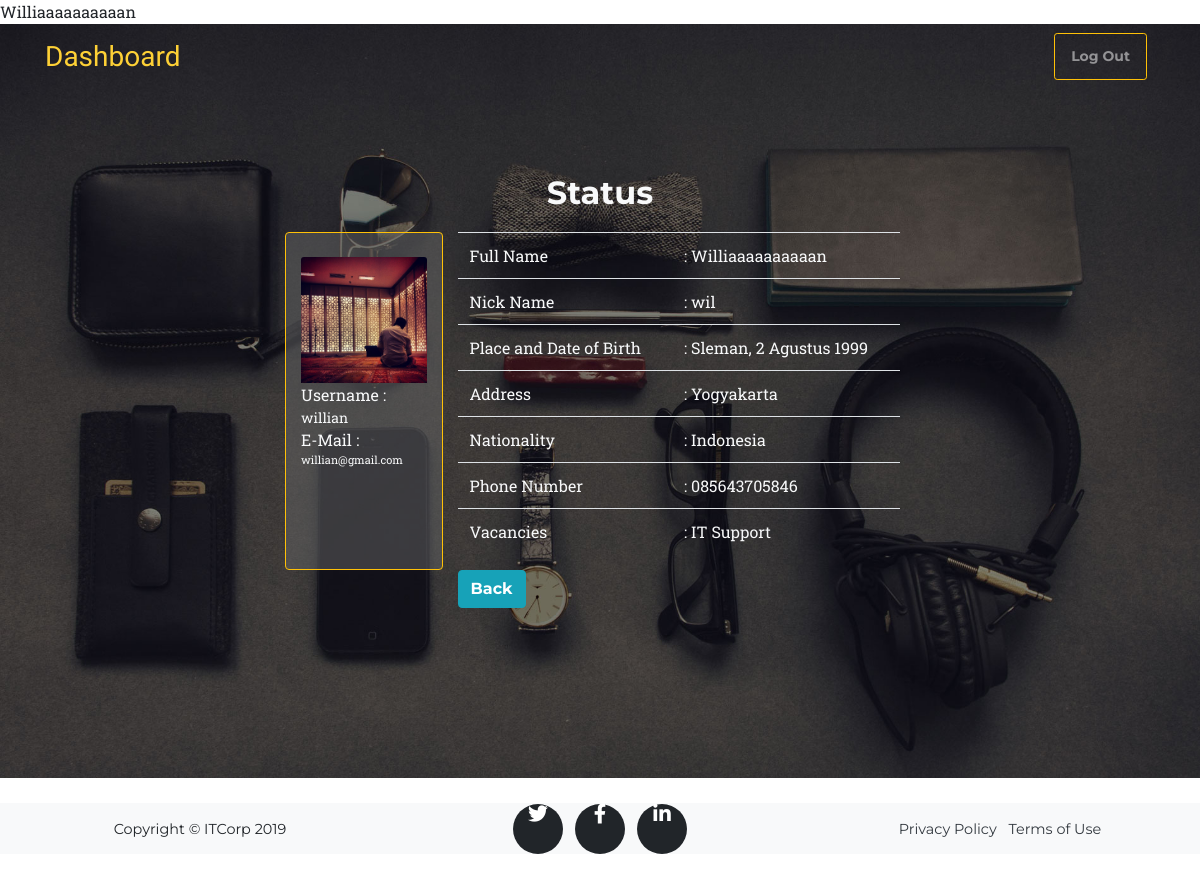
Page /detail_admin.php?id=3 (signed in) on the committed database.
### tables this page shows
CREATE TABLE `form` (
  `form_id` int(5) NOT NULL,
  `nama_lengkap` varchar(40) DEFAULT NULL,
  `nama_panggilan` varchar(40) DEFAULT NULL,
  `ttl` varchar(50) DEFAULT NULL,
  `alamat` text DEFAULT NULL,
  `kewarganegaraan` text DEFAULT NULL,
  `no_hp` varchar(12) DEFAULT NULL,
  `lowongan` varchar(25) DEFAULT NULL,
  `ktp` varchar(45) DEFAULT NULL,
  `pas_foto` varchar(49) DEFAULT NULL,
  `transkrip` varchar(51) DEFAULT NULL,
  `ijazah` varchar(48) DEFAULT NULL,
  `acc_form` tinyint(1) DEFAULT NULL,
  `acc_wawancara` tinyint(1) DEFAULT NULL,
  `user_id` int(5) DEFAULT NULL
);

CREATE TABLE `user` (
  `user_id` int(5) NOT NULL,
  `email` varchar(30) DEFAULT NULL,
  `password` varchar(20) DEFAULT NULL,
  `username` varchar(30) DEFAULT NULL,
  `role_id` char(1) DEFAULT NULL
);

### detail_admin.php (the view, shortened to what this page needs)
<?php
include 'koneksi.php';
$id = $_GET['id'];
$query = mysqli_query($koneksi,"SELECT * FROM form JOIN user ON form.user_id = user.user_id WHERE form.user_id = '$id'") or die (mysqli_error($koneksi));
$row = mysqli_fetch_object($query);
?>
<!DOCTYPE html>
<html lang="en">
<head>
  <link href="vendor/bootstrap/css/bootstrap.min.css" rel="stylesheet">
  <link href="vendor/fontawesome-free/css/all.min.css" rel="stylesheet" type="text/css">
  <link href="css/agency.min.css" rel="stylesheet">
</head>
<body id="page-top">
	<div  style="background-size:cover; background-image: url('img/header-bg.jpg');">
  <nav class="navbar navbar-expand-lg navbar-dark fixed-top" id="mainNav">
    <div class="container">
      <a class="navbar-brand js-scroll-trigger" href="dash_admin.php">Dashboard</a>
      <div class="collapse navbar-collapse" id="navbarResponsive">
        <ul class="navbar-nav text-uppercase ml-auto">
          <li class="nav-link">
          	<button class="btn btn-outline-warning btn-sm"><a class="nav-link js-scroll-trigger" href="logout.php"> Log Out</a></button>
          </li>
        </ul>
      </div>
    </div>
  </nav>
  <div class="container col-7">
  <section>
	<h2 align="center" class="text-light"> Status </h2>
	<div class="row" style="margin: 20px">
		<div class="col-3 card border border-warning rounded"style=" background-color:rgba(100,100,100,0.5);border-radius: 50px;">
			<br>
			<img align="left" src="<?= $row->pas_foto ?>" width="180px" class="card-img-top">
					<div class="text-left text-light">Username :</div>
					<div style="font-size: 14px" class="text-left text-light"><?= $row->username ?></div>
					<div class="text-left text-light">E-Mail : </div>
					<div style="font-size: 11px" class="text-left text-light"> <?= $row->email ?></div>
		</div>
		<div class="col-9 text-left">
			<table class="table text-light" >
				<tr>
					<td>Full Name</td>
					<td>: <?= $row->nama_lengkap ?></td>
				</tr>
				<tr>
					<td>Nick Name</td>
					<td>: <?= $row->nama_panggilan ?></td>
				</tr>
				<tr>
					<td>Place and Date of Birth</td>
					<td>: <?= $row->ttl ?></td>
				</tr>
				<tr>
					<td>Address</td>
					<td>: <?= $row->alamat ?></td>
				</tr>
				<tr>
					<td>Nationality</td>
					<td>: <?= $row->kewarganegaraan ?></td>
				</tr>
				<tr>
					<td>Phone Number</td>
					<td>: <?= $row->no_hp ?></td>
				</tr>
	<?php
		if ($row->acc_wawancara == "1") {
	?>
			<tr>
				<td>Vacancies</td>
				<td>: <?= $row->lowongan ?></td>
			</tr>
	<?php
		}
	?>
	</table>
</div>
	<div class="container col-6">
		<a class="text-left" href="dash_admin.php"><button class="btn btn-info">Back</button></a>
	</div>
	</div>
	</section>
	</div>
</div>
</body>
  <footer class="footer">
    <div class="container-fluid bg-light">
      <div class="row align-items-center">
        <div class="col-md-4">
          <span class="copyright">Copyright &copy; ITCorp 2019</span>
        </div>
        <div class="col-md-4">
          <ul class="list-inline social-buttons">
            <li class="list-inline-item">
              <a href="#">
                <i class="fab fa-twitter"></i>
              </a>
            </li>
            <li class="list-inline-item">
              <a href="#">
                <i class="fab fa-facebook-f"></i>
              </a>
            </li>
            <li class="list-inline-item">
              <a href="#">
                <i class="fab fa-linkedin-in"></i>
              </a>
            </li>
          </ul>
        </div>
        <div class="col-md-4">
          <ul class="list-inline quicklinks">
            <li class="list-inline-item">
              <a href="#" class="text-dark">Privacy Policy</a>
            </li>
            <li class="list-inline-item">
              <a href="#" class="text-dark">Terms of Use</a>
            </li>
          </ul>
        </div>
      </div>
    </div>
  </footer>
</html>

### rows in the picture
form: pas_foto (picture), user.username "willian", user.email "willian@gmail.com", nama_lengkap "Williaaaaaaaaaan", nama_panggilan "wil", ttl "Sleman, 2 Agustus 1999", alamat "Yogyakarta", kewarganegaraan "Indonesia", no_hp "085643705846", lowongan "IT Support"
